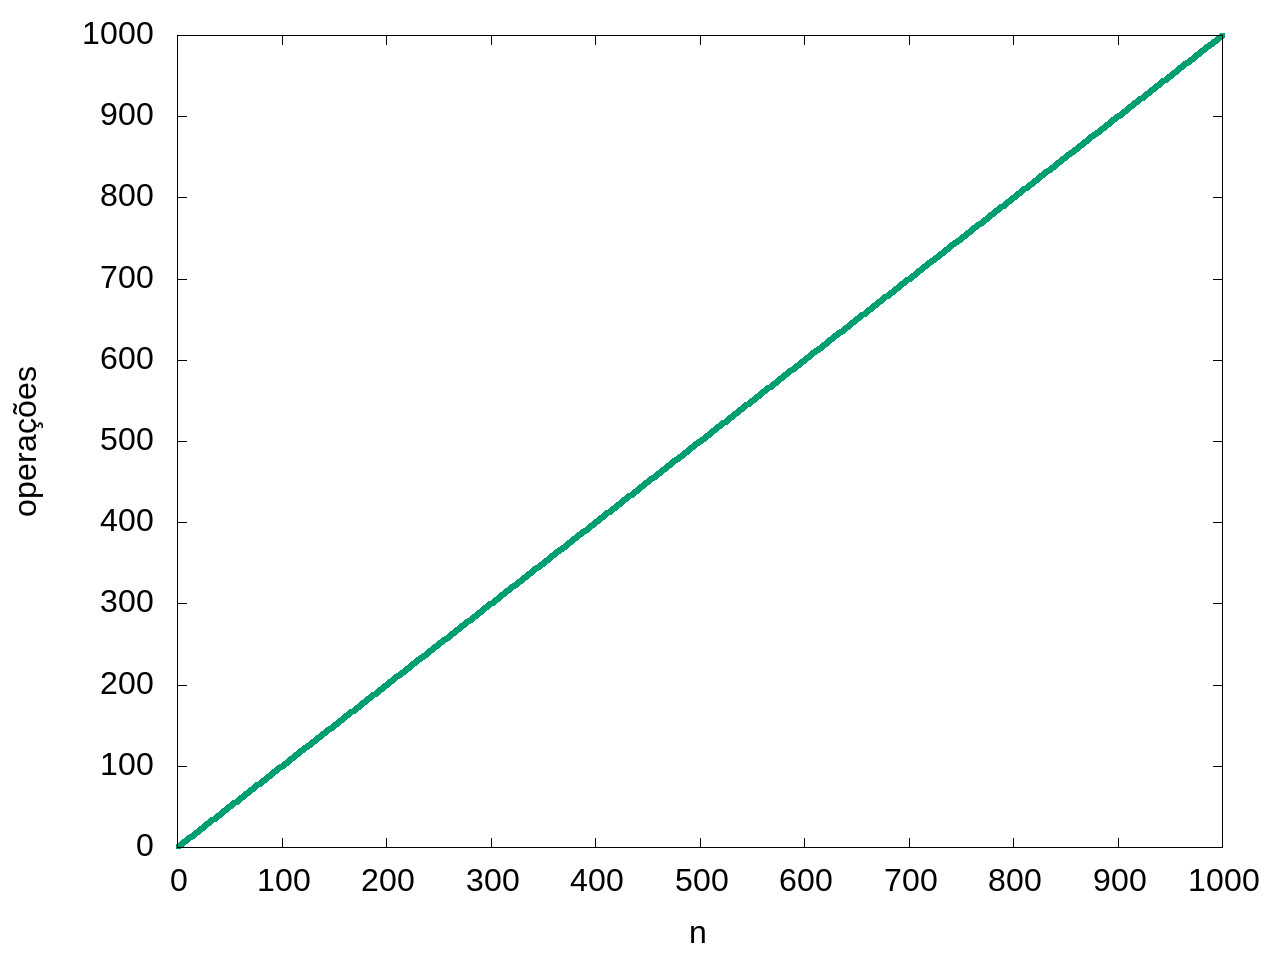

Write gnuplot code to recreate this figure.
set terminal jpeg enhanced size 1280,960 font "arial,24.0"
set output "contagem01.jpg"
set xlabel "n"
set ylabel "operações" 
plot "contagem01.txt" with lines lw 5 lt 2 notitle
